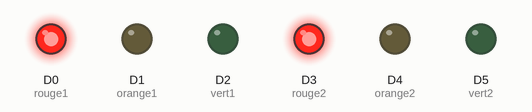
Recording of a program running on a simulated Arduino MKR. Parts: output pins drawn as LEDs (lit = HIGH).

Above: at 1.5 s.
At 4.0 s:
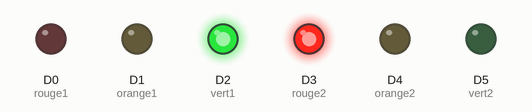
At 6.0 s:
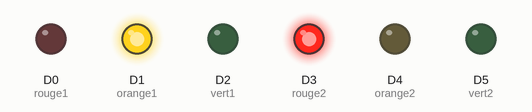
At 11.0 s:
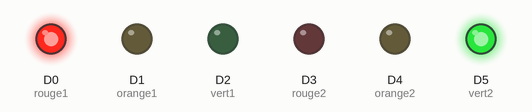
At 13.0 s:
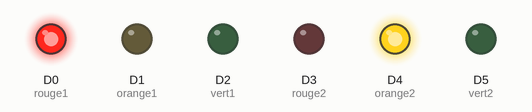
Timing chart, 0 to 18.2 s (numbered marks = the images above):
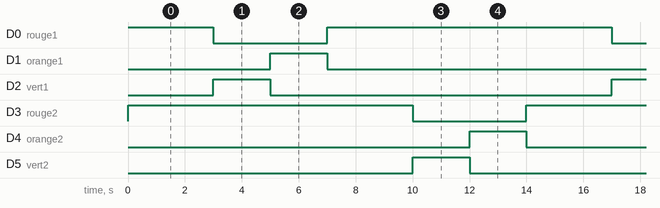

The program:

main.cpp
```cpp
#include <Arduino.h>

int delayAttend = 3000 ;
int delayChange = 2000 ;
int rouge1  = 0 ;
int rouge2  = 3 ;
int orange1 = 1 ;
int orange2 = 4 ;
int vert1   = 2 ;
int vert2   = 5 ;
void setup() {

  pinMode(rouge1  , OUTPUT);
  pinMode(rouge2  , OUTPUT);
  pinMode(orange1 , OUTPUT);
  pinMode(orange2 , OUTPUT);
  pinMode(vert1   , OUTPUT);
  pinMode(vert2   , OUTPUT);
}

void loop() {

  digitalWrite(rouge1  , HIGH);
  digitalWrite(rouge2  , HIGH);
  digitalWrite(orange1 , LOW );
  digitalWrite(orange2 , LOW );
  digitalWrite(vert1   , LOW );
  digitalWrite(vert2   , LOW );
  delay(delayAttend);

  digitalWrite(rouge1  , LOW );
  digitalWrite(rouge2  , HIGH);
  digitalWrite(orange1 , LOW );
  digitalWrite(orange2 , LOW );
  digitalWrite(vert1   , HIGH);
  digitalWrite(vert2   , LOW );
  delay(delayChange);

  digitalWrite(rouge1  , LOW );
  digitalWrite(rouge2  , HIGH);
  digitalWrite(orange1 , HIGH);
  digitalWrite(orange2 , LOW );
  digitalWrite(vert1   , LOW);
  digitalWrite(vert2   , LOW );
  delay(delayChange);

  digitalWrite(rouge1  , HIGH);
  digitalWrite(rouge2  , HIGH);
  digitalWrite(orange1 , LOW );
  digitalWrite(orange2 , LOW );
  digitalWrite(vert1   , LOW );
  digitalWrite(vert2   , LOW );
  delay(delayAttend);

  digitalWrite(rouge1  , HIGH);
  digitalWrite(rouge2  , LOW );
  digitalWrite(orange1 , LOW );
  digitalWrite(orange2 , LOW );
  digitalWrite(vert1   , LOW );
  digitalWrite(vert2   , HIGH);
  delay(delayChange);

  digitalWrite(rouge1  , HIGH);
  digitalWrite(rouge2  , LOW );
  digitalWrite(orange1 , LOW );
  digitalWrite(orange2 , HIGH);
  digitalWrite(vert1   , LOW );
  digitalWrite(vert2   , LOW );
  delay(delayChange);

}
```

Measured:
- by itself, D0 (rouge1): repeats every 14.0 s: LOW 4.0 s, HIGH 10.0 s
- by itself, D1 (orange1), D2 (vert1), D4 (orange2), D5 (vert2): alternates HIGH for 2.0 s and LOW for 12.0 s
- by itself, D3 (rouge2): alternates HIGH for 10.0 s and LOW for 4.0 s
